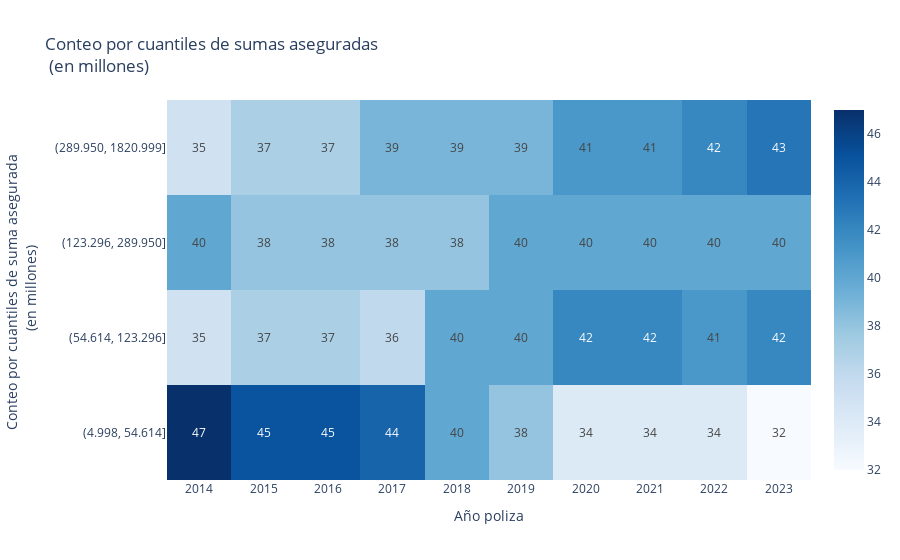

Here is the notebook cell this chart was saved with:
### Markdown cell above
***ANOTACIONES:***

* La mayoría de las primas se encuentran en valores bajos, especialmente entre 0 y 2 millones. Este es el rango donde se observa la mayor frecuencia de primas, con un pico cercano a 18 observaciones.
* A partir de los 4 millones, la frecuencia disminuye drásticamente, con solo unas pocas primas que superan este valor.
Hay un caso extremo alrededor de 15 millones, lo que podría ser un valor atípico o un siniestro inusualmente alto.
* El histograma muestra una distribución sesgada a la derecha, lo que significa que la mayor parte de los datos se concentra en los valores más bajos, con una cola que se extiende hacia valores altos. Esto sugiere que mientras la mayoría de las primas son bajas, existen algunas primas muy grandes que empujan la cola de la distribución hacia la derecha.
* La curva de densidad sigue de cerca la forma del histograma, con un pico alrededor de 1 millón de prima, lo que confirma que la mayoría de los datos se concentran en este rango.
* La curva también muestra una ligera caída progresiva después de los 2 millones, con una disminución casi constante hasta llegar a la prima de 15 millones, que aparece como un valor aislado.
* La curva de densidad confirma una distribución sesgada, con una concentración clara en los valores más bajos y una larga cola hacia valores altos, lo que indica la presencia de algunos valores extremos o siniestros grandes con primas altas.

### Code cell
# Partiendo el dataset original en cuantiles, ¿como se ve la evolucion de las sumas aseguradas?
df_aux.sort_values(by='suma_asegurada', ascending=False, inplace=True)
df_sa = df_aux[df_aux['suma_asegurada'] > 0]
df_sa['suma_asegurada'] = df_sa['suma_asegurada']/1000000
df_sa['cuantiles_suma_asegurada'] = pd.qcut(df_sa['suma_asegurada'], q=4)
df_sa['cuantiles_suma_asegurada'] = df_sa['cuantiles_suma_asegurada'].apply(lambda x: f"({float(x.left):.3f}, {float(x.right):.3f}]")
#df_sa['cuantiles_suma_asegurada'] = df_sa['cuantiles_suma_asegurada'].astype(str)

# Crear tabla de frecuencia resumida (crosstab)
heatmap_data = pd.crosstab(df_sa['cuantiles_suma_asegurada'], df_sa['año_póliza'])

## Definir los valores únicos de los años en la columna x
unique_years = sorted(df_sa['año_póliza'].unique())
unique_cuantiles = ['(4.998, 54.614]', '(54.614, 123.296]', '(123.296, 289.950]', '(289.950, 1820.999]']

# Crear el heatmap
heatmap = go.Heatmap(
    z=heatmap_data.values,  
    x=heatmap_data.columns,  
    y=heatmap_data.index,    
    colorscale='blues',     
    text=heatmap_data.values,  
    texttemplate="%{text}",   
    textfont={"size":12},     
    showscale=True,           
)

# Crear la figura
fig = go.Figure(data=[heatmap])

# Añadir título y etiquetas
fig.update_layout(
    title='Conteo por cuantiles de sumas aseguradas <br> (en millones)',
    template='plotly_white',
    xaxis=dict(
        tickmode='array',       
        tickvals=unique_years,   
        ticktext=unique_years,          
        title='Año poliza'            
    ),
    yaxis=dict(
        tickmode='array',       
        tickvals=unique_cuantiles,   
        ticktext=unique_cuantiles,          
        title='Conteo por cuantiles de suma asegurada <br> (en millones)'            
    )
)

# Mostrar la figura
fig.show()

### Figure 1 — Plotly figure (JSON) as saved in the notebook; plotly's stock layout.template omitted (floating-point values rounded to 4 significant figures)
{"data": [{"colorscale": [[0, "rgb(247,251,255)"], [0.125, "rgb(222,235,247)"], [0.25, "rgb(198,219,239)"], [0.375, "rgb(158,202,225)"], [0.5, "rgb(107,174,214)"], [0.625, "rgb(66,146,198)"], [0.75, "rgb(33,113,181)"], [0.875, "rgb(8,81,156)"], [1, "rgb(8,48,107)"]], "showscale": true, "text": [[47, 45, 45, 44, 40, 38, 34, 34, 34, 32], [35, 37, 37, 36, 40, 40, 42, 42, 41, 42], [40, 38, 38, 38, 38, 40, 40, 40, 40, 40], [35, 37, 37, 39, 39, 39, 41, 41, 42, 43]], "textfont": {"size": 12}, "texttemplate": "%{text}", "type": "heatmap", "x": [2014, 2015, 2016, 2017, 2018, 2019, 2020, 2021, 2022, 2023], "y": ["(4.998, 54.614]", "(54.614, 123.296]", "(123.296, 289.950]", "(289.950, 1820.999]"], "z": [[47, 45, 45, 44, 40, 38, 34, 34, 34, 32], [35, 37, 37, 36, 40, 40, 42, 42, 41, 42], [40, 38, 38, 38, 38, 40, 40, 40, 40, 40], [35, 37, 37, 39, 39, 39, 41, 41, 42, 43]]}], "layout": {"title": {"text": "Conteo por cuantiles de sumas aseguradas <br> (en millones)"}, "xaxis": {"tickmode": "array", "ticktext": [2014, 2015, 2016, 2017, 2018, 2019, 2020, 2021, 2022, 2023], "tickvals": [2014, 2015, 2016, 2017, 2018, 2019, 2020, 2021, 2022, 2023], "title": {"text": "Año poliza"}}, "yaxis": {"tickmode": "array", "ticktext": ["(4.998, 54.614]", "(54.614, 123.296]", "(123.296, 289.950]", "(289.950, 1820.999]"], "tickvals": ["(4.998, 54.614]", "(54.614, 123.296]", "(123.296, 289.950]", "(289.950, 1820.999]"], "title": {"text": "Conteo por cuantiles de suma asegurada <br> (en millones)"}}}}
